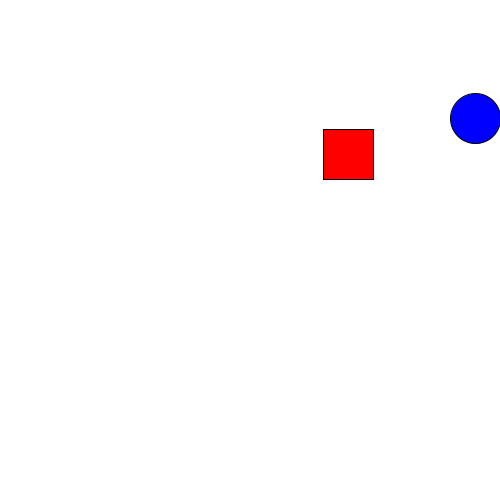
Frame 1 (no input)
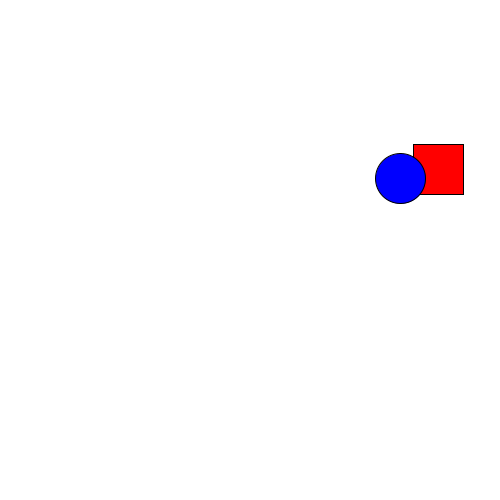
Frame 60 (the mouse pressed at the canvas centre just before this capture)
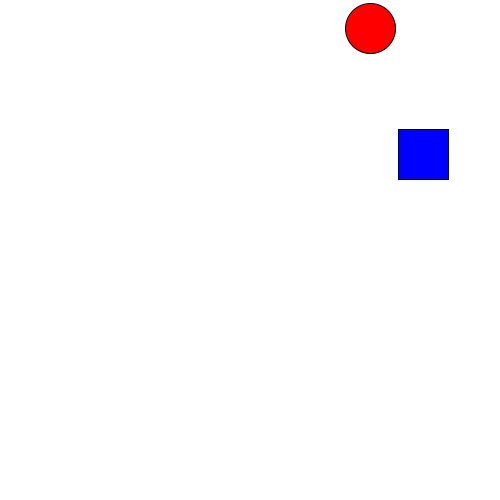
Frame 120 (the mouse held since frame 60 and released just before this capture)

The Processing sketch that drew these frames (run headless with seeded random() and noise(); from frame 60 on, the mouse is pressed at the canvas centre):

// Processing sketch: ex12
// ── ex12.pde
Objetos a;
Objetos b;

void setup() {
  size(500,500);
  a = new Objetos("type1",15,color(255,0,0));
  b = new Objetos("type2",15,color(0,0,255));
}

void draw() {
  background(255);
  a.desenha();
  b.desenha();
  a.mover();
  b.mover();
  
  float d = dist(a.posX,a.posY,b.posX,b.posY);
  if (d < 50) {
    color t = a.cor;
    a.mudaCor(b.cor);
    b.mudaCor(t);
  }
}

// ── Objetos.pde
class Objetos {
  float posX,posY;
  int tam,vel;
  String type;
  color cor;
  
  Objetos(String t,int v,color c) {
    posX = random(width);
    posY = random(height);
    type = t;
    tam = 50;
    vel = v;
    cor = c;
  }
  void desenha() {
    fill(cor);
    if (type == "type1") {
      rect(posX,posY,tam,tam);
    } else {
      ellipse(posX,posY,tam,tam);
    }
  }
  void mover() {
    int num = int(random(1,5));
    
    if (num == 1 && posX < width) {
      posX += vel;
    } else if (num == 2 && posY < height) {
      posY += vel;
    } else if (num == 3 && posX > 0) {
      posX -= vel;
    } else if (num == 4 && posY > 0) {
      posY -= vel;
    }
  }
  void mudaCor(color c) {
    cor = c;
  }
}
